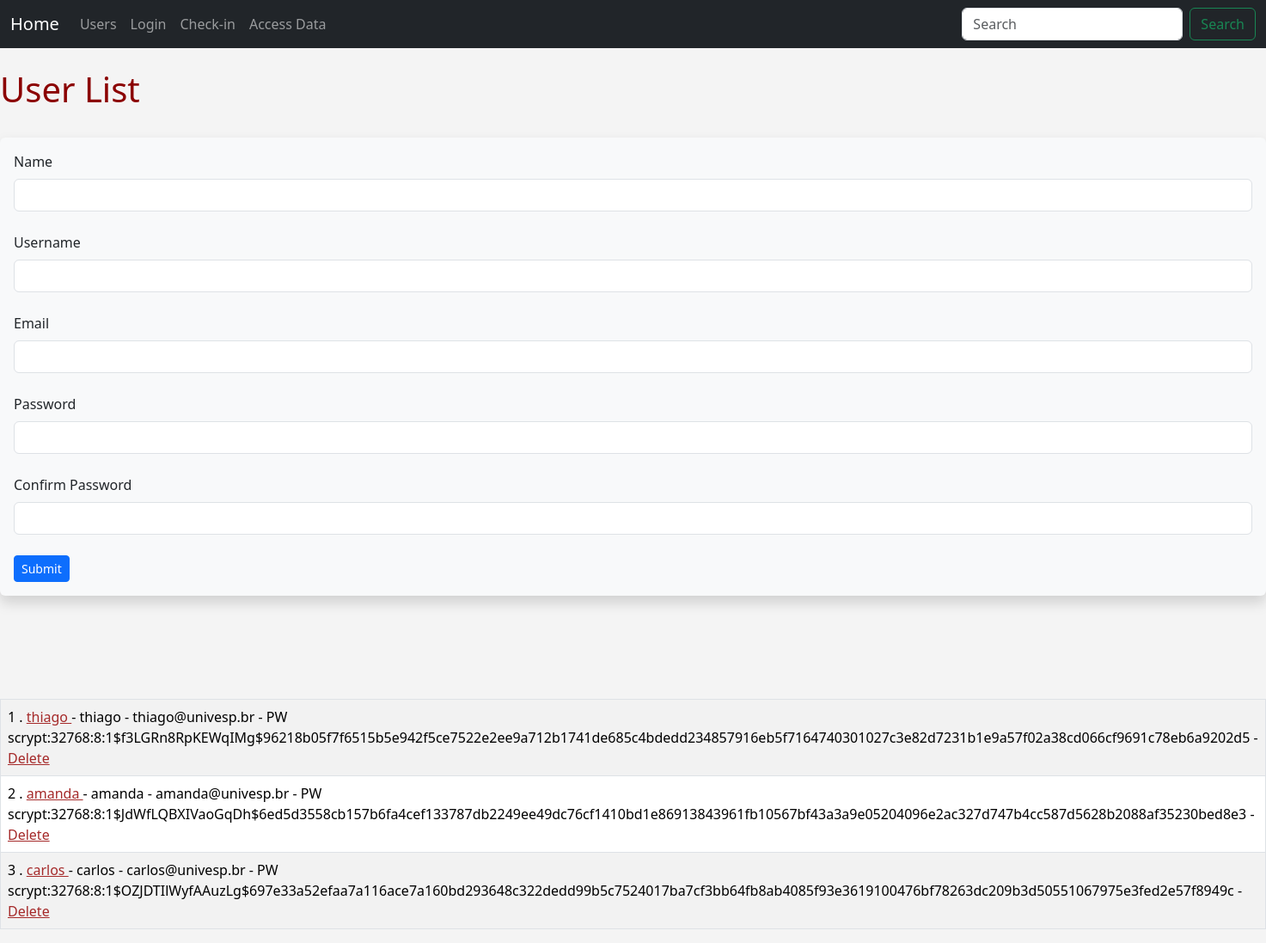
Screenshot of /user/add with the database file from the repository.
### app.py (models this page shows, shortened)
class Users(db.Model, UserMixin):
    id = db.Column(db.Integer, primary_key=True)
    username = db.Column(db.String(20), unique=True, nullable=False)
    name = db.Column(db.String(80), nullable=False)
    email = db.Column(db.String(120), unique=True, nullable=False)
    date_added = db.Column(db.DateTime, default=datetime.now().replace(microsecond=0))
    password_hash = db.Column(db.String(128))
    posts = db.relationship('Posts', backref='poster')
    @property
    def password(self):
        raise AttributeError('password os not a readable attribute!')

### app.py (the view, shortened to what this page needs)
@app.route('/user/add', methods=['GET', 'POST'])
def add_user():
    name = None
    form = UserForm()
    our_users = Users.query.order_by(Users.date_added)
    return render_template("add_user.html",
             form = form,
             name=name,
             our_users=our_users )

### app.py
class UserForm(FlaskForm):
    name = StringField("Name", validators=[DataRequired()])
    username = StringField("Username", validators=[DataRequired()])
    email = StringField("Email", validators=[DataRequired()])
    password_hash = PasswordField('Password', validators=[DataRequired(), EqualTo('password_hash2', message= 'Passwords Must Match!')])
    password_hash2 = PasswordField('Confirm Password', validators=[DataRequired()])
    submit = SubmitField("Submit")

### templates/add_user.html (shortened to what this page needs)
{% extends 'base.html' %}
{% block content %}
{% if name%}
<table class="table table-houver,
table-bordered table-striped">
    {% for our_user in our_users %}
    <tr>
    <td>{{ our_user.id}} . <a href="{{url_for('update', id=our_user.id)}}">
    {{ our_user.name}} </a> - {{our_user.email}} -
    {{our_user.favorite_color}} -
    <a href="{{url_for('delete', id=our_user.id)}}">Delete</a></td>
    </tr>
    {% endfor %}
    </table>
    <br/><br/>
{% else %}
    <h1>User List</h1>
    <br/>
    <div class="shadow p-3 mb-5 bg-body-tertiary rounded">
        <form method="POST">
        {{ form.name.label (class="form-label") }}
        {{ form.name(class="form-control" )}}
        <br/>
        {{ form.username.label (class="form-label") }}
        {{ form.username(class="form-control" )}}
        <br/>
        {{ form.email.label (class="form-label") }}
        {{ form.email(class="form-control")}}
        <br/>
        {{ form.password_hash.label (class="form-label") }}
        {{ form.password_hash(class="form-control" )}}
        <br/>
        {{ form.password_hash2.label (class="form-label") }}
        {{ form.password_hash2(class="form-control" )}}
        <br/>
        {{ form.submit(class="btn btn-primary btn-sm")}}
    </form>
    </div>
<br/><br/><br/>
<table class="table table-houver,
table-bordered table-striped">
{% for our_user in our_users %}
    <tr>
    <td>{{ our_user.id}} .
    <a href="{{url_for('update', id=our_user.id)}}">
    {{our_user.name}} </a> - {{our_user.username}} - {{our_user.email}} -
    PW {{our_user.password_hash}} -
    <a href="{{url_for('delete', id=our_user.id)}}">Delete</a></td>
    </tr>
{% endfor %}
</table>
{% endif %}
{% endblock %}

### static/css/style.css (style rules this page uses)
h1 { color: darkred; font-size: 40px; }
a { color:brown; }
body { background: #f4f4f4; }

### rows the page displays
Users: id "1", name "thiago", username "thiago", email "thiago@univesp.br", password_hash "scrypt:32768:8:1$f3LGRn8RpKEWqIMg$96218b05f7f6515b5e942f5ce7522e2ee9a712b1741de685c4bdedd234857916eb5f7164740301027c3e82d7231b1e9a57f02a38cd066cf9691c78eb6a9202d5"
Users: id "2", name "amanda", username "amanda", email "amanda@univesp.br", password_hash "scrypt:32768:8:1$JdWfLQBXIVaoGqDh$6ed5d3558cb157b6fa4cef133787db2249ee49dc76cf1410bd1e86913843961fb10567bf43a3a9e05204096e2ac327d747b4cc587d5628b2088af35230bed8e3"
Users: id "3", name "carlos", username "carlos", email "carlos@univesp.br", password_hash "scrypt:32768:8:1$OZJDTIlWyfAAuzLg$697e33a52efaa7a116ace7a160bd293648c322dedd99b5c7524017ba7cf3bb64fb8ab4085f93e3619100476bf78263dc209b3d50551067975e3fed2e57f8949c"
